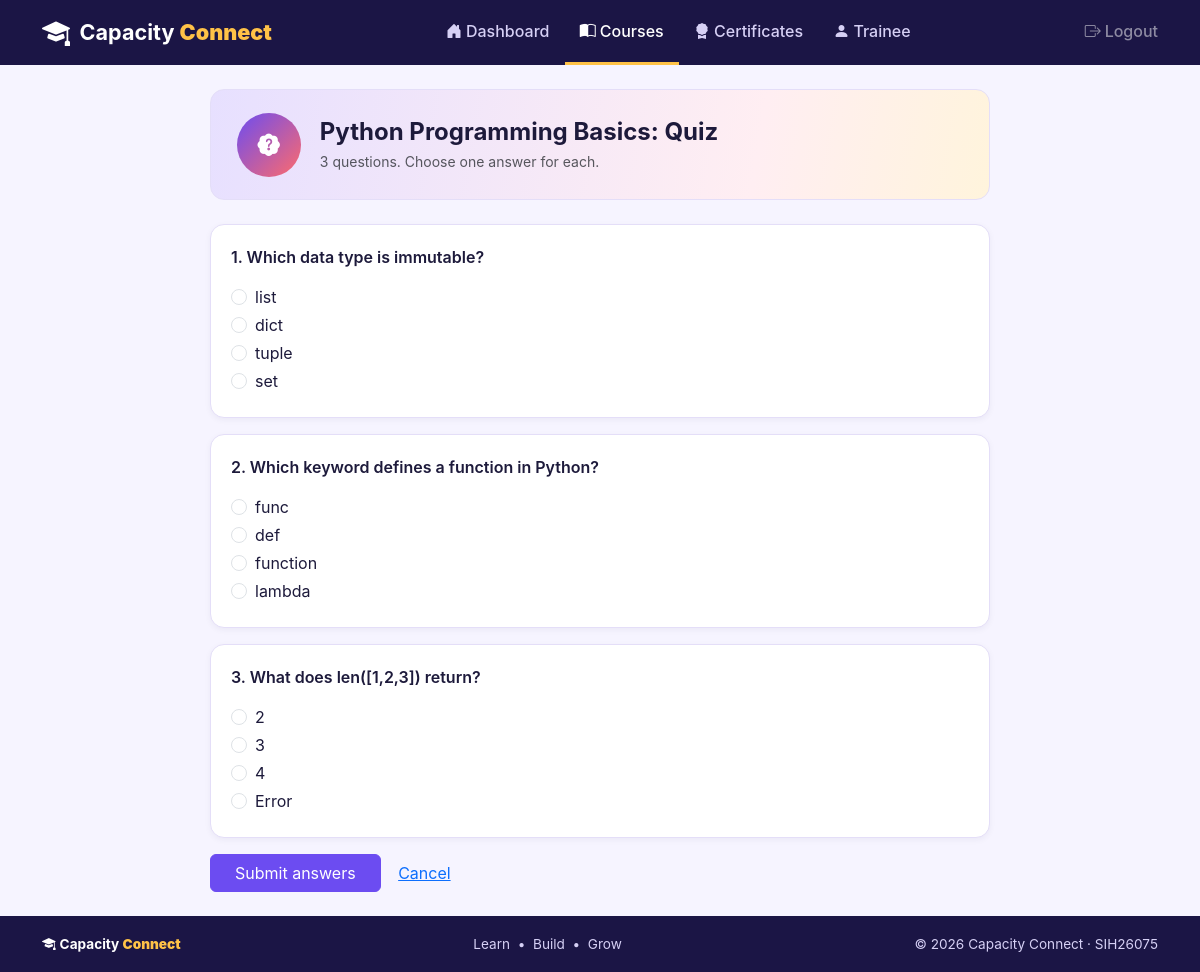
Screenshot of /quiz/1 (signed in) with the database file from the repository.
### tables this page shows
CREATE TABLE courses(id INTEGER PRIMARY KEY, title TEXT, description TEXT, category TEXT, trainer_id INTEGER);

CREATE TABLE questions(id INTEGER PRIMARY KEY, course_id INTEGER, text TEXT, a TEXT, b TEXT, c TEXT, d TEXT, answer TEXT);

### app.py (the view, shortened to what this page needs)
@app.route("/quiz/<int:cid>", methods=["GET", "POST"])
@login_required("trainee")
def quiz(cid):
    uid = session["user"]["id"]
    c = q("SELECT * FROM courses WHERE id=?", (cid,), True) or abort(404)
    if not enrolled(uid, cid):
        return redirect(url_for("courses"))
    if progress(uid, cid) < 100:
        flash("Complete all lessons before taking the quiz.", "warning")
        return redirect(url_for("learn", cid=cid))
    if q("SELECT 1 FROM attempts WHERE user_id=? AND course_id=?", (uid, cid), True):
        flash("You have already completed this quiz.", "info")
        return redirect(url_for("learn", cid=cid))
    qs = q("SELECT * FROM questions WHERE course_id=?", (cid,))
    return render_template("quiz.html", c=c, qs=qs)

### app.py (called while the page is built)
def db():
    if "db" not in g:
        g.db = sqlite3.connect(DB)
        g.db.row_factory = sqlite3.Row
    return g.db

def q(sql, args=(), one=False):
    cur = db().execute(sql, args)
    rows = cur.fetchall()
    db().commit()
    if one:
        return rows[0] if rows else None
    return rows

def login_required(role=None):
    def deco(f):
        @wraps(f)
        def wrapper(*a, **kw):
            u = session.get("user")
            if not u:
                flash("Please log in to continue.", "warning")
                return redirect(url_for("login"))
            if role and u["role"] != role:
                abort(403)
            return f(*a, **kw)
        return wrapper
    return deco

def counts(uid, cid):
    t = q("SELECT COUNT(*) n FROM materials WHERE course_id=?", (cid,), True)["n"]
    d = q("SELECT COUNT(*) n FROM done d JOIN materials m ON m.id=d.material_id "
          "WHERE d.user_id=? AND m.course_id=?", (uid, cid), True)["n"]
    return d, t

def progress(uid, cid):
    d, t = counts(uid, cid)
    return int(d * 100 / t) if t else 0

def enrolled(uid, cid):
    return q("SELECT 1 FROM enrollments WHERE user_id=? AND course_id=?", (uid, cid), True) is not None

@app.context_processor
def nav_counts():
    u = session.get("user")
    if u and u["role"] == "trainer":
        n = q("SELECT COUNT(*) n FROM doubts d JOIN courses c ON c.id=d.course_id "
              "WHERE c.trainer_id=? AND d.answer IS NULL", (u["id"],), True)["n"]
        return {"open_doubts": n}
    return {}

### templates/quiz.html
{% extends "base.html" %}{% block title %}Quiz | Capacity Connect{% endblock %}
{% block body %}
<div class="mx-auto" style="max-width:780px">
<div class="hero mb-4"><div class="avatar"><i class="bi bi-patch-question-fill"></i></div><div><h1 class="h4 fw-bold mb-1">{{ c.title }}: Quiz</h1><div class="text-muted small">{{ qs|length }} questions. Choose one answer for each.</div></div></div>
<form method="post">
 {% for x in qs %}<div class="panel mb-3"><p class="fw-semibold mb-3">{{ loop.index }}. {{ x.text }}</p>
  {% for k in 'abcd' %}<div class="form-check mb-1"><input class="form-check-input" type="radio" name="q{{ x.id }}" id="q{{ x.id }}{{ k }}" value="{{ k }}" required><label class="form-check-label" for="q{{ x.id }}{{ k }}">{{ x[k] }}</label></div>{% endfor %}</div>{% endfor %}
 <button class="btn btn-primary px-4">Submit answers</button> <a class="btn btn-link" href="{{ url_for('learn', cid=c.id) }}">Cancel</a>
</form></div>
{% endblock %}

### static/style.css (style rules this page uses)
:root { --navy:#1b1545;--pri:#6c4cf1;--pri-d:#5636d6;--teal:#14b8a6;--coral:#ff6b6b;--amber:#ffc247;--bg:#f6f4ff;--line:#e4def8;--ink:#1d1a3b;--muted:#6b6890 }
body { background:var(--bg);color:var(--ink);font-family:Inter,"Segoe UI",system-ui,sans-serif }
a { color:var(--pri) }
.btn-primary { --bs-btn-bg:#6c4cf1;--bs-btn-border-color:#6c4cf1;--bs-btn-hover-bg:#5636d6;--bs-btn-hover-border-color:#5636d6;--bs-btn-active-bg:#5636d6;--bs-btn-disabled-bg:#6c4cf1 }
.panel { background:#fff;border:1px solid var(--line);border-radius:14px;padding:1.25rem;box-shadow:0 2px 6px rgba(27,21,69,.05) }
.hero { background:linear-gradient(100deg,#e7e0ff,#ffeef2 70%,#fff4dc);border:1px solid var(--line);border-radius:14px;padding:1.4rem 1.6rem;display:flex;gap:1.2rem;align-items:center }
.avatar { width:64px;height:64px;border-radius:50%;background:linear-gradient(135deg,#6c4cf1,#ff6b6b);color:#fff;display:grid;place-items:center;font-weight:700;font-size:1.4rem;flex:none }
html { scroll-behavior:smooth }

### rows the page displays
courses: title "Python Programming Basics"
questions: text "Which data type is immutable?", a "list" "dict" "tuple" "set"
questions: text "Which keyword defines a function in Python?", a "func" "def" "function" "lambda"
questions: text "What does len([1,2,3]) return?", a "2" "3" "4" "Error"

### other values shown
{{ label }} "Dashboard" "Courses" "Certificates" "Trainee"
{{ qs|length }} "3"
